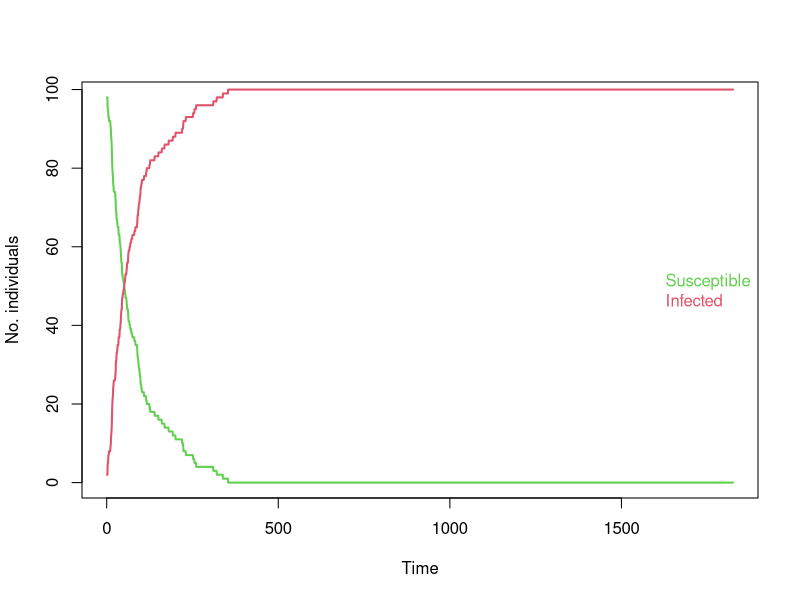
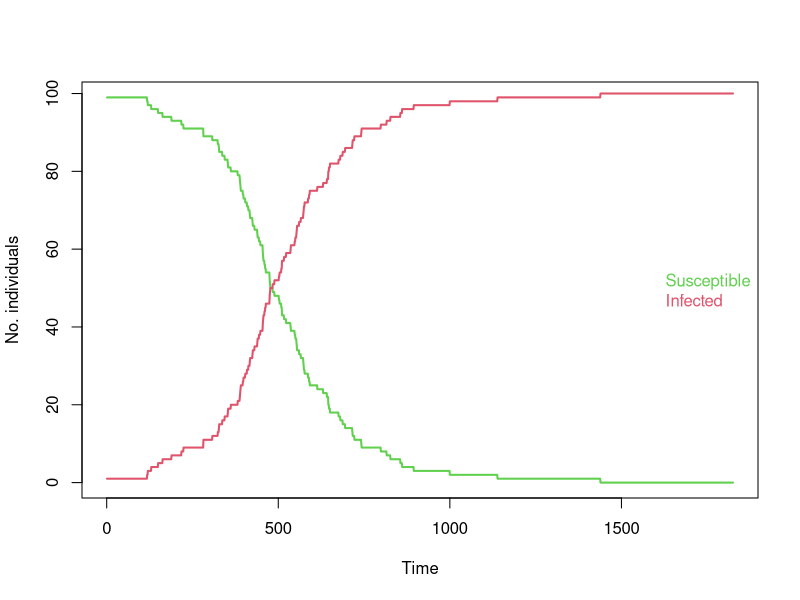
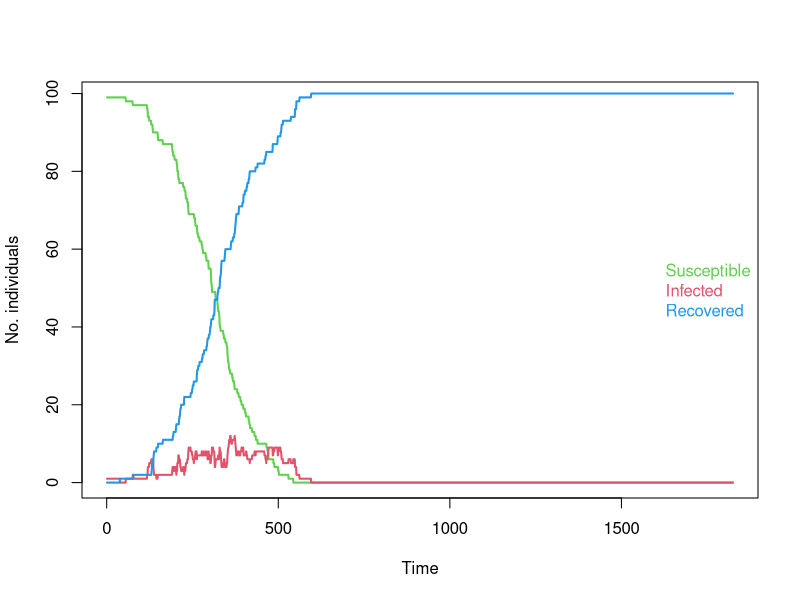
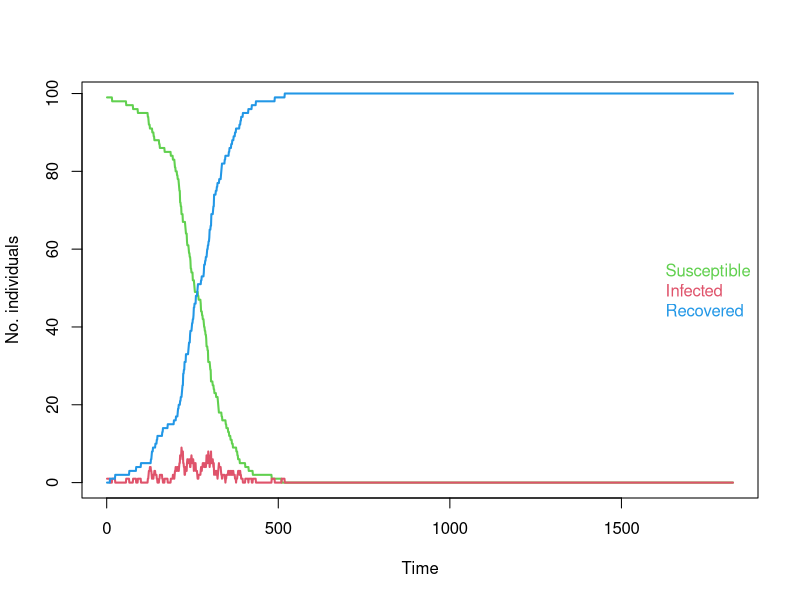

Reproduce these figures in R, in order.
## ---- chunk 1
set.seed(250)

n.cows <- 100

# Create the farm:
farm <- data.frame(id =1:n.cows,
                   age=round(runif(n.cows,730,1642)),
                   infected=0)

# We start by initially infected one cow - the first one:
farm$infected[1] <- 1

# We set the probability of infection:
ProbInfection <- 0.01

# We want to simulate 5 years:
end.time <- 5 * 365

# Collect the mean age of the cows in herd over time:
age_collect <- numeric(end.time)

# Collect the number of susceptible and infected animals at each time point:
inf_collect <- data.frame(susceptible=rep(0,end.time), infected=rep(0, end.time))

for (k in 1:end.time)
{

    # Identify the cows that are not infected (susceptible):
    PotInf       <- which(farm$infected==0)
    # Draw randomly which of the cows that should be (newly) infected:
    NewInf       <- PotInf[rbinom(length(PotInf),1,prob=ProbInfection)==1]
    # If there are new infections, then we infect them:
    if(length(NewInf)>0) farm$infected[NewInf] <- 1

   # Add one day to the age of all the animals, for each simulated:
   farm$age <- farm$age + 1

   # Save the daily mean age of all cows:
   age_collect[k] <- mean(farm$age)
   
   # Save the number of susceptible and infected:
   sus <- length(farm$infected[farm$infected==0])
   inf <- length(farm$infected[farm$infected==1])
   inf_collect[k,] <- c(sus, inf)
}

## ---- chunk 2

plot(inf_collect$susceptible, type="l", lwd=2, col=3, xlab="Time", ylab="No. individuals")
lines(inf_collect$infected, type="l", lwd=2, col=2)
legend("right", text.col=c(3,2), legend=c("Susceptible", "Infected"), 
       bty="n")

## ---- chunk 3
set.seed(250)

n.cows <- 100

# Create the farm:
farm <- data.frame(id =1:n.cows,
                   age=round(runif(n.cows,730,1642)),
                   infected=0)

# We start by initially infected one cow - the first one:
farm$infected[1] <- 1

# We set the probability of infection:
Beta <- 0.01

# We want to simulate 5 years:
end.time <- 5 * 365

# Collect the mean age of the cows in herd over time:
age_collect <- numeric(end.time)

# Collect the number of susceptible and infected animals at each time point:
inf_collect <- data.frame(susceptible=rep(0,end.time), infected=rep(0, end.time))

for (k in 1:end.time)
{
    # We update the ProbInf within the model:
    ProbInfection <- Beta * sum(farm$infected) / n.cows

    # Identify the cows that are not infected (susceptible):
    PotInf       <- which(farm$infected==0)
    # Draw randomly which of the cows that should be (newly) infected:
    NewInf       <- PotInf[rbinom(length(PotInf),1,prob=ProbInfection)==1]
    # If there are new infections, then we infect them:
    if(length(NewInf)>0) farm$infected[NewInf] <- 1

   # Add one day to the age of all the animals, for each simulated:
   farm$age <- farm$age + 1

   # Save the daily mean age of all cows:
   age_collect[k] <- mean(farm$age)
   
   # Save the number of susceptible and infected:
   sus <- length(farm$infected[farm$infected==0])
   inf <- length(farm$infected[farm$infected==1])
   inf_collect[k,] <- c(sus, inf)
}


plot(inf_collect$susceptible, type="l", lwd=2, col=3, xlab="Time", ylab="No. individuals")
lines(inf_collect$infected, type="l", lwd=2, col=2)
legend("right", text.col=c(3,2), legend=c("Susceptible", "Infected"), 
       bty="n")

## ---- chunk 4
set.seed(250)

n.cows <- 100

# Create the farm:
farm <- data.frame(id =1:n.cows,
                   age=round(runif(n.cows,730,1642)),
                   infected=0)

# We now have three compartments in the "infected" column:
# 0 = Susceptible
# 1 = Infected
# 2 = Recovered

# We start by initially infected one cow - the first one:
farm$infected[1] <- 1

# We set the probability of infection:
Beta <- 0.01

# We set the probability of cure:
Gamma <- 0.03

# We want to simulate 5 years:
end.time <- 5 * 365

# Collect the mean age of the cows in herd over time:
age_collect <- numeric(end.time)

# Collect the number of susceptible and infected animals at each time point:
inf_collect <- data.frame(susceptible=rep(0,end.time), infected=rep(0, end.time), recovered=rep(0, end.time))

for (k in 1:end.time)
{
   # We update the ProbInf within the model:
   ProbInfection <- Beta * sum(farm$infected) / n.cows
   
   ### Infection ###
   
   # Identify the cows that are not infected (susceptible):
   PotInf       <- which(farm$infected==0)
   # Draw randomly which of the cows that should be (newly) infected:
   NewInf       <- PotInf[rbinom(length(PotInf),1,prob=ProbInfection)==1]
   # If there are new infections, then we infect them:
   if(length(NewInf)>0) farm$infected[NewInf] <- 1
   
   ### Recovery ###
   
   # Identify the cows that are infected:
   PotRec       <- which(farm$infected==1)
   # Draw randomly which of the cows that should recover:
   NewRec       <- PotRec[rbinom(length(PotRec),1,prob=Gamma)==1]
   # If there are any recoveries, they recover:
   if(length(NewRec)>0) farm$infected[NewRec] <- 2

   # Add one day to the age of all the animals, for each simulated:
   farm$age <- farm$age + 1
   
   # Save the daily mean age of all cows:
   age_collect[k] <- mean(farm$age)
   
   # Save the number of susceptible, infected and recovered:
   sus <- length(farm$infected[farm$infected==0])
   inf <- length(farm$infected[farm$infected==1])
   rec <- length(farm$infected[farm$infected==2])
   inf_collect[k,] <- c(sus, inf, rec)
}


plot(inf_collect$susceptible, type="l", lwd=2, col=3, xlab="Time", ylab="No. individuals")
lines(inf_collect$infected, type="l", lwd=2, col=2)
lines(inf_collect$recovered, type="l", lwd=2, col=4)
legend("right", text.col=c(3,2, 4), legend=c("Susceptible", "Infected", "Recovered"), 
       bty="n")

## ---- chunk 5
set.seed(250)

n.cows <- 100

# Create the farm:
farm <- data.frame(id =1:n.cows,
                   age=round(runif(n.cows,730,1642)),
                   infected=0, infected.days=0)

# We now have three compartments in the "infected" column:
# 0 = Susceptible
# 1 = Infected
# 2 = Recovered

# We start by initially infected one cow - the first one:
farm$infected[1] <- 1

# We set the probability of infection:
Beta <- 0.01

# We want to simulate 5 years:
end.time <- 5 * 365

# Collect the mean age of the cows in herd over time:
age_collect <- numeric(end.time)

# Collect the number of susceptible and infected animals at each time point:
inf_collect <- data.frame(susceptible=rep(0,end.time), infected=rep(0, end.time), recovered=rep(0, end.time))

for (k in 1:end.time)
{
   # We update the ProbInf within the model:
   ProbInfection <- Beta * sum(farm$infected) / n.cows
   
   ### Infection ###
   
   # Identify the cows that are not infected (susceptible):
   PotInf       <- which(farm$infected==0)
   # Draw randomly which of the cows that should be (newly) infected:
   NewInf       <- PotInf[rbinom(length(PotInf),1,prob=ProbInfection)==1]
   # If there are new infections, then we infect them:
   if(length(NewInf)>0) farm$infected[NewInf] <- 1
   # And update the infected days counter (at each time step):
   farm$infected.days[farm$infected==1] <- farm$infected.days[farm$infected==1] + 1

   
   ### Recovery ###
   
   # Identify the cows that have been infected for 10 days:
   Rec          <- which(farm$infected.days==10)
   # If there are any recoveries, they recover:
   if(length(Rec)>0) farm$infected[Rec] <- 2
   # And we set their infected counter to zero again:
   if(length(Rec)>0) farm$infected.counter[Rec] <- 0

   # Add one day to the age of all the animals, for each simulated:
   farm$age <- farm$age + 1
   
   # Save the daily mean age of all cows:
   age_collect[k] <- mean(farm$age)
   
   # Save the number of susceptible, infected and recovered:
   sus <- length(farm$infected[farm$infected==0])
   inf <- length(farm$infected[farm$infected==1])
   rec <- length(farm$infected[farm$infected==2])
   inf_collect[k,] <- c(sus, inf, rec)
   
}


plot(inf_collect$susceptible, type="l", lwd=2, col=3, xlab="Time", ylab="No. individuals")
lines(inf_collect$infected, type="l", lwd=2, col=2)
lines(inf_collect$recovered, type="l", lwd=2, col=4)
legend("right", text.col=c(3,2, 4), legend=c("Susceptible", "Infected", "Recovered"), 
       bty="n")

